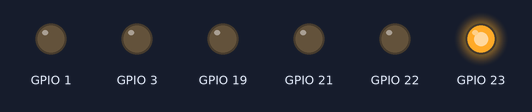
The program below on a simulated ESP32 board running MicroPython. Parts: output pins drawn as LEDs (lit = HIGH).

Above: at 0.02 s.
At 0.47 s:
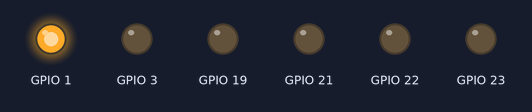
At 0.67 s:
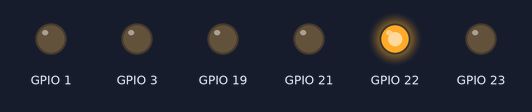
At 1.37 s:
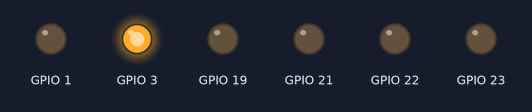
At 2.02 s:
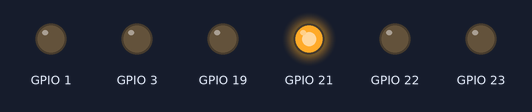
At 2.7 s:
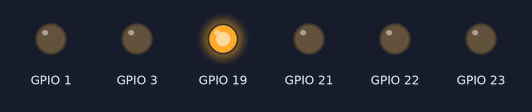
Timing chart, 0 to 3.0 s (numbered marks = the images above):
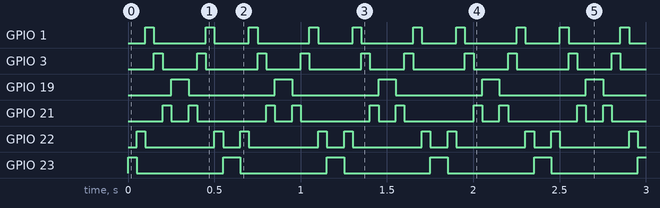

The program:

Clase_1.2__Luces_de_Polic_a_.py
```python
# Importar las librerías necesarias
from machine import Pin # Importamos la librería machine
import time # Importamos la librería time, la cual contiene la función sleep que usaremos
#para controlar el tiempo de encendido y apagado de los LED

# Definir una lista de pines para los LED
leds = [Pin(i, Pin.OUT) for i in (23, 22, 01, 03, 21, 19)] # Creamos una lista con los pines que usaremos para los LED

def secuencia_policia(leds):
    """
    Simula una secuencia de luces de policía.
    :param leds: Lista de objetos Pin para los LED.
    """
    while True:
        for led in leds: #Iteramos sobre cada uno de los elementos de la lista de LED
            led.on()
            time.sleep(0.05)
            led.off()
        for led in leds[::-1]: # Iteramos sobre los LED en orden inverso
            led.on()
            time.sleep(0.05)
            led.off()

# Ejecutar la función secuencia_policia
secuencia_policia(leds)# Llamamos a la función secuencia_policia y le pasamos la lista de LED
# como argumento. La función será ejecutada y los LED comenzarán a parpadear en una secuencia
# de luces de policía.
```

Measured:
- by itself, GPIO 1: repeats every 0.60 s: LOW 0.30 s, HIGH 0.05 s, LOW 0.20 s, HIGH 0.05 s
- by itself, GPIO 3: repeats every 0.60 s: LOW 0.20 s, HIGH 0.05 s, LOW 0.30 s, HIGH 0.05 s
- by itself, GPIO 19, GPIO 23: alternates HIGH for 0.10 s and LOW for 0.50 s
- by itself, GPIO 21: repeats every 0.60 s: LOW 0.10 s, HIGH 0.05 s, LOW 0.40 s, HIGH 0.05 s
- by itself, GPIO 22: repeats every 0.60 s: LOW 0.40 s, HIGH 0.05 s, LOW 0.10 s, HIGH 0.05 s
